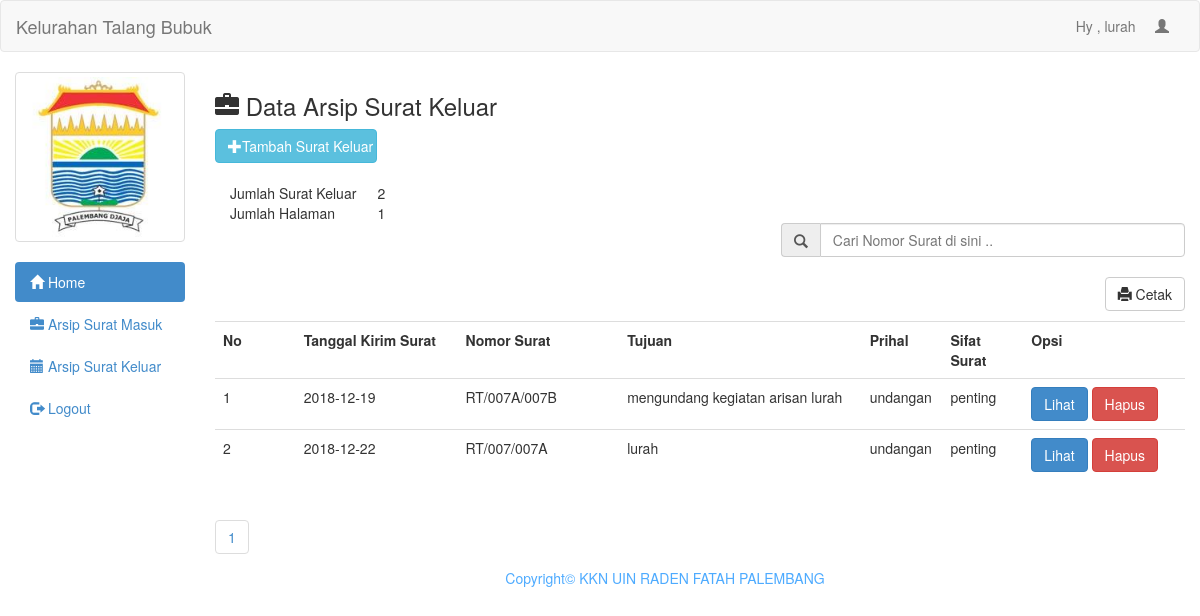
The page /admin/pegawai.php (signed in) on the database its author committed.
### tables this page shows
CREATE TABLE `surat_keluar` (
  `id` int(11) NOT NULL,
  `tgl_keluar` date NOT NULL,
  `no_surat` varchar(20) NOT NULL,
  `tujuan` varchar(50) NOT NULL,
  `prihal` varchar(50) NOT NULL,
  `sifat` varchar(50) NOT NULL,
  `file` text NOT NULL
);

### admin/pegawai.php (the view, shortened to what this page needs)
<?php include 'header.php'; ?>
<h3><span class="glyphicon glyphicon-briefcase"></span>  Data Arsip Surat Keluar</h3>
<button style="margin-bottom:20px" data-toggle="modal" data-target="#myModals" class="btn btn-info col-md-2"><span class="glyphicon glyphicon-plus"></span>Tambah Surat Keluar</button>
<br/>
<?php
$per_hal=10;
$jumlah_record=mysql_query("SELECT COUNT(*) from surat_keluar");
$jum=mysql_result($jumlah_record, 0);
$halaman=ceil($jum / $per_hal);
?>
<div class="col-md-12">
	<table class="col-md-2">
		<tr>
			<td>Jumlah Surat Keluar</td>
			<td><?php echo $jum; ?></td>
		</tr>
		<tr>
			<td>Jumlah Halaman</td>
			<td><?php echo $halaman; ?></td>
		</tr>
	</table>
</div>
<br/>
<br>
<form action="" method="get">
	<div class="input-group col-md-5 col-md-offset-7">
		<span class="input-group-addon" id="basic-addon1"><span class="glyphicon glyphicon-search"></span></span>
		<input type="text" class="form-control" placeholder="Cari Nomor Surat di sini .." aria-describedby="basic-addon1" name="cari">
	</div>
</form>
<table class="table table-hover">
	<tr>
		<th class="col-md-1">No</th>
		<th class="col-md-2">Tanggal Kirim Surat</th>
		<th class="col-md-2">Nomor Surat</th>
		<th class="col-md-3">Tujuan</th>
		<th class="col-md-1">Prihal</th>
		<th class="col-md-1">Sifat Surat</th>
		<th class="col-md-3">Opsi</th>
	</tr>
	<?php
	if(isset($_GET['cari'])){
		$cari=$_GET['cari'];
		$berita=mysql_query("select * from surat_keluar where no_surat like '%".$cari."%'");
	}else{
		$berita=mysql_query("select * from surat_keluar");
	}
	$no=1;
	while($b=mysql_fetch_array($berita) ){
		?>
		<tr>
			<td><?php echo $no++ ?></td>
			<td><?php echo $b['tgl_keluar'] ?></td>
			<td><?php echo $b['no_surat'] ?></td>
			<td><?php echo $b['tujuan'] ?></td>
			<td><?php echo $b['prihal'] ?></td>
			<td><?php echo $b['sifat'] ?></td>
			<td>
				<a onclick="if(confirm('Apakah anda yakin ingin mendownload file data ini ??')){ location.href='../download.php?naskah=<?php echo $b['file']; ?>' }" class="btn btn-primary">Lihat</a>
				<a onclick="if(confirm('Apakah anda yakin ingin menghapus data ini ??')){ location.href='hapus.php?id=<?php echo $b['id']; ?>' }" class="btn btn-danger">Hapus</a>
			</td>
		</tr>
		<?php
	}
	?>
	<tr>
<br/>
<a style="margin-bottom:10px" href="lap_surat.php" target="_blank" class="btn btn-default pull-right"><span class='glyphicon glyphicon-print'></span> Cetak </a>
<br/>
</table>
<ul class="pagination">
			<?php
			for($x=1;$x<=$halaman;$x++){
				?>
				<li><a href="?page=<?php echo $x ?>"><?php echo $x ?></a></li>
				<?php
			}
			?>
		</ul>
<?php
include 'footer.php';
?>

### admin/header.php (shortened to what this page needs)
<!DOCTYPE html>
<html>
<head>
	<link rel="stylesheet" type="text/css" href="../assets/css/bootstrap.css">
	<link rel="stylesheet" type="text/css" href="../assets/js/jquery-ui/jquery-ui.css">
</head>
<body>
	<div class="navbar navbar-default">
		<div class="container-fluid">
			<div class="navbar-header">
				<a href="index1.php" class="navbar-brand">Kelurahan Talang Bubuk</a>
			</div>
			<div class="collapse navbar-collapse">
				<ul class="nav navbar-nav navbar-right">
					<li><a  href="profil.php">Hy , <?php echo $_SESSION['uname']  ?> &nbsp &nbsp <span class="glyphicon glyphicon-user"></span></a></li>
				</ul>
			</div>
		</div>
	</div>
	<div class="col-md-2">
		<div class="row">
			<?php
			$use=$_SESSION['uname'];
			$fo=mysql_query("select foto from admin where uname='$use'");
			while($f=mysql_fetch_array($fo)){
				?>
				<div class="col-xs-6 col-md-12">
					<a class="thumbnail">
						<img class="img-responsive" src="foto/plg.jpg">
					</a>
				</div>
				<?php
			}
			?>
		</div>
		<ul class="nav nav-pills nav-stacked">
			<li class="active"><a href="index1.php"><span class="glyphicon glyphicon-home"></span>  Home</a></li>
			<li><a href="arsip.php"><span class="glyphicon glyphicon-briefcase"></span> Arsip Surat Masuk</a></li>
			<li><a href="pegawai.php"><span class="glyphicon glyphicon-calendar"></span> Arsip Surat Keluar</a></li>
			<li><a href="../logout.php"><span class="glyphicon glyphicon-log-out"></span>  Logout</a></li>
		</ul>
	</div>
	<div class="col-md-10">

### rows shown on the page
surat_keluar: tgl_keluar "2018-12-19", no_surat "RT/007A/007B", tujuan "mengundang kegiatan arisan lurah", prihal "undangan", sifat "penting"
surat_keluar: tgl_keluar "2018-12-22", no_surat "RT/007/007A", tujuan "lurah", prihal "undangan", sifat "penting"

### other values the page prints
$_SESSION['uname'] "lurah"
$jum "2"
$halaman "1"
